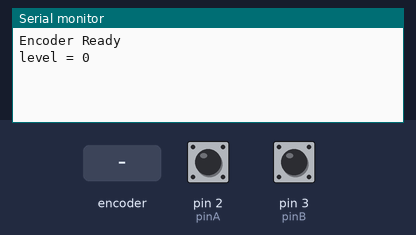
A sketch run on a simulated Arduino Uno, built with avr-gcc and run on an emulated ATmega328P. Shown: the last lines printed to the serial monitor. The test bench sets the inputs (shaded band); at power-on: pin 2 (pinA) HIGH, pin 3 (pinB) HIGH.

Above: at 1.2 s.
1.3 s: rotary encoder on pin 2 (pinA) / pin 3 (pinB) turned 1 step (first pin leading)
At 1.8 s:
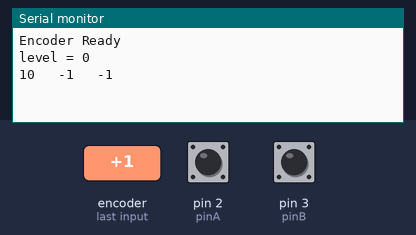
3.0 s: rotary encoder on pin 2 (pinA) / pin 3 (pinB) turned 1 step (first pin leading)
At 4.3 s:
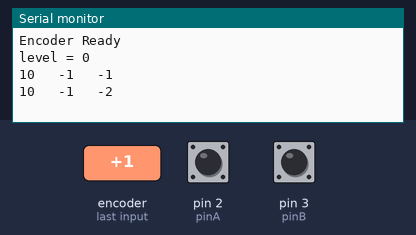

The sketch:

budd-chuchward-demo.ino
```cpp
/* rotery encoder demo by Budd Churcward.
See: https://www.youtube.com/watch?v=FGxLXqzPe3Q
*/

const byte pinA = 2; // encoder pin A to Arduino pin 2 which is also interrupt pin 0 which we will use
const byte pinB = 3; // encoder pin B to Arduino pin 3 which is also interrupt pin 1 but we won't use it
byte state = 0; // will store two bits for pins A & B on the encoder which we will get from the pins above
int level = 0; // a value bumped up or down by the encoder
int haveNewInterrupt = 0; // 1 if we have a new interrupt to show, 0 otherwise


/* For demo purposes we will create an array of these binary digits */
String bits[] = {"00", "01", "10", "11"};

/* A truth table of possible moves 1 for clockwise
 -1 for counter clockwwise 0 for error - keybounce */
int bump[] = {0,0,-1,1};

void setup() {
 pinMode(pinA,INPUT); // reads Pin A of the encoder
 pinMode(pinB,INPUT); // reads Pin B of the encoder * Writing to an Input pin turns on an internal pull up resistor *
 digitalWrite(pinA,HIGH);
 digitalWrite(pinB,HIGH); // Set up to call our knob function any time pinA rises
 attachInterrupt(0, knobTurned, RISING); // calls our 'knobTurned()' function when pinA goes from LOW to HIGH level = 50; -- a value to start with * Set up for using the on-screen monitor *
 Serial.begin(115200); // make sure your monitor baud rate matches this

 Serial.println("Encoder Ready");
 Serial.print("level = ");
 Serial.println(level); // to remind us where we're starting
}

void loop() {
 if (haveNewInterrupt == 1)
    {
     Serial.print(bits[state]); // show us the two bits
     Serial.print("   ");
     Serial.print(bump[state]); // show us the direction of the turn
     Serial.print("   ");
     Serial.println(level); // show us the new value
     haveNewInterrupt = 0; // now we are done
    }
}

/* The Interrup Service Routine ISR for the knob being turned
   Note that the Arduino has two hardware interrups but we only need one. */

void knobTurned() {
 /* AH HA! the knob was turned */
 haveNewInterrupt = 1; // this is for the main loop to catch
 state = 0; // reset this value each time
 state = state + digitalRead(pinA); // add the state of Pin A
 state <<= 1; // shift the bit over one spot
 state = state + digitalRead(pinB); // add the state of Pin B * now we have a two bit binary number that holds the state of both pins 00 - something is wrong we must have got here with a key bounce 01 - sames as above - first bit should never be 0 10 - knob was turned backwards 11 - knob was turned forwards   We can pull a value out of our truth table and add it to the current level *
 level = level + bump[state]; // Let's see what happened
}
```

Measured:
- after the input at 1.3 s, the serial monitor: prints a new line after 0.05 s (image 1)
- after the input at 3.0 s, the serial monitor: prints a new line after 0.05 s (image 2)
